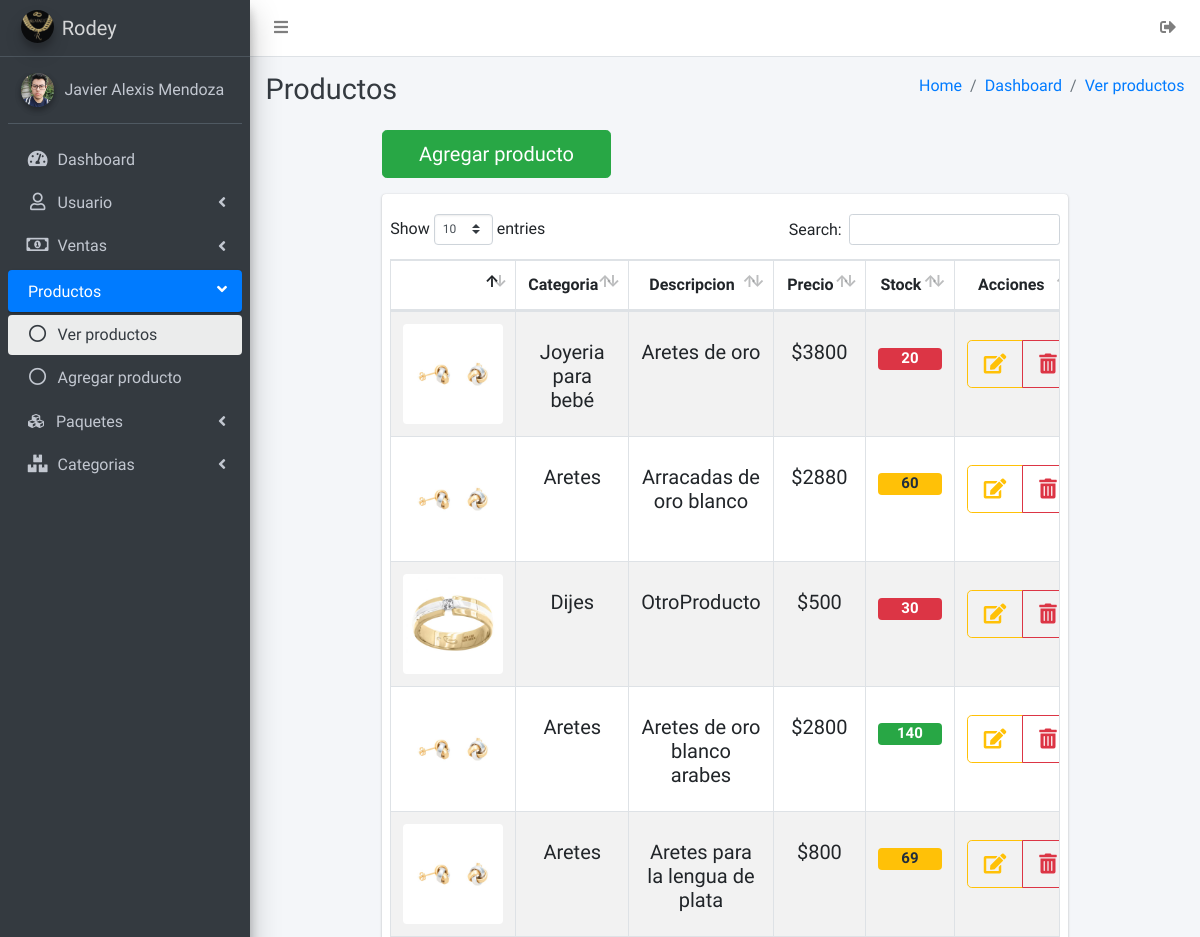
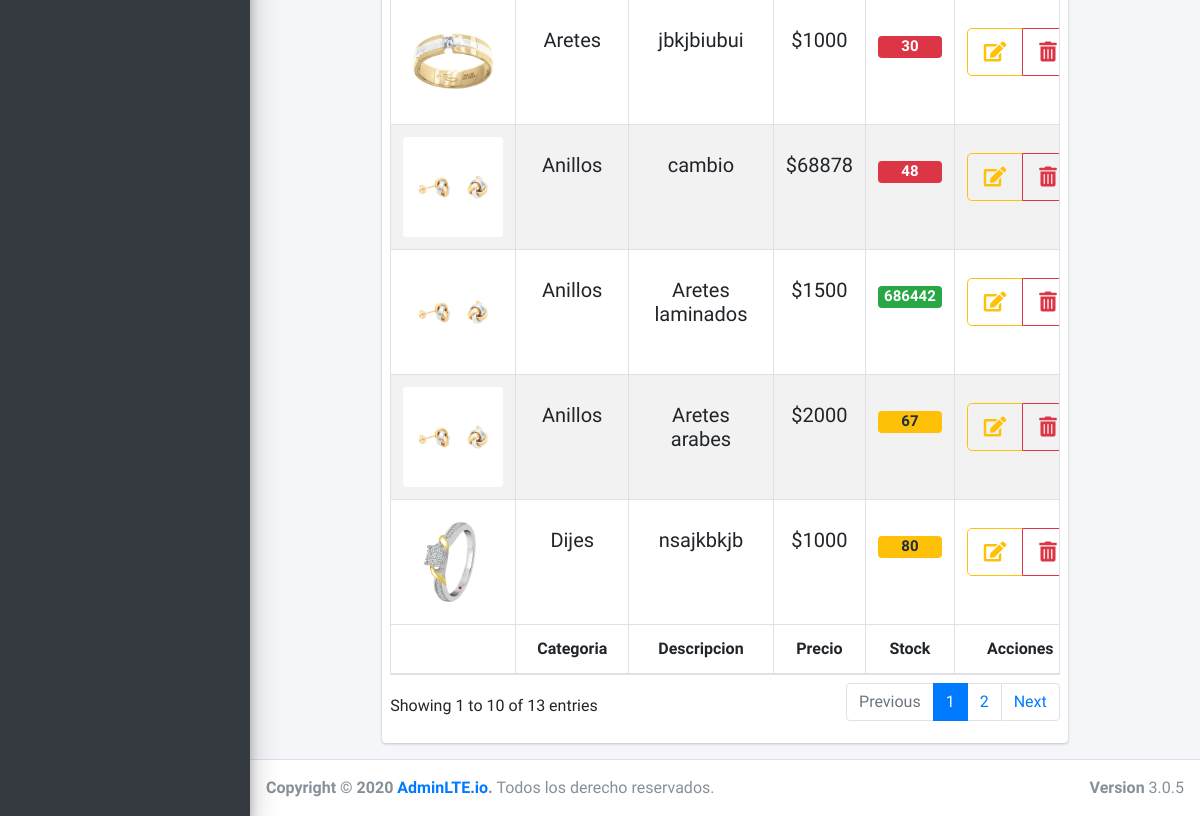
The app's page /productos/productos.php (signed in), older data (2 pictures, top to bottom).
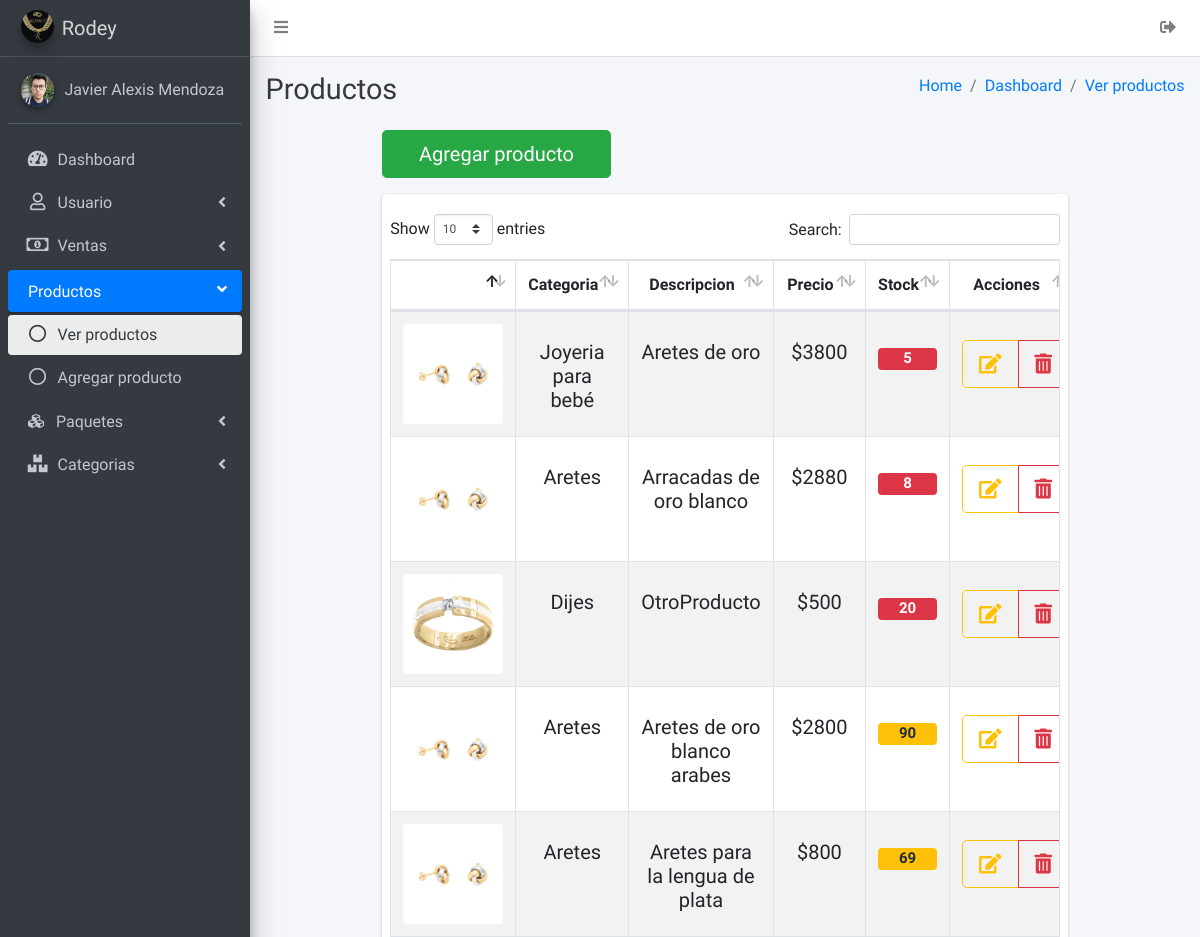
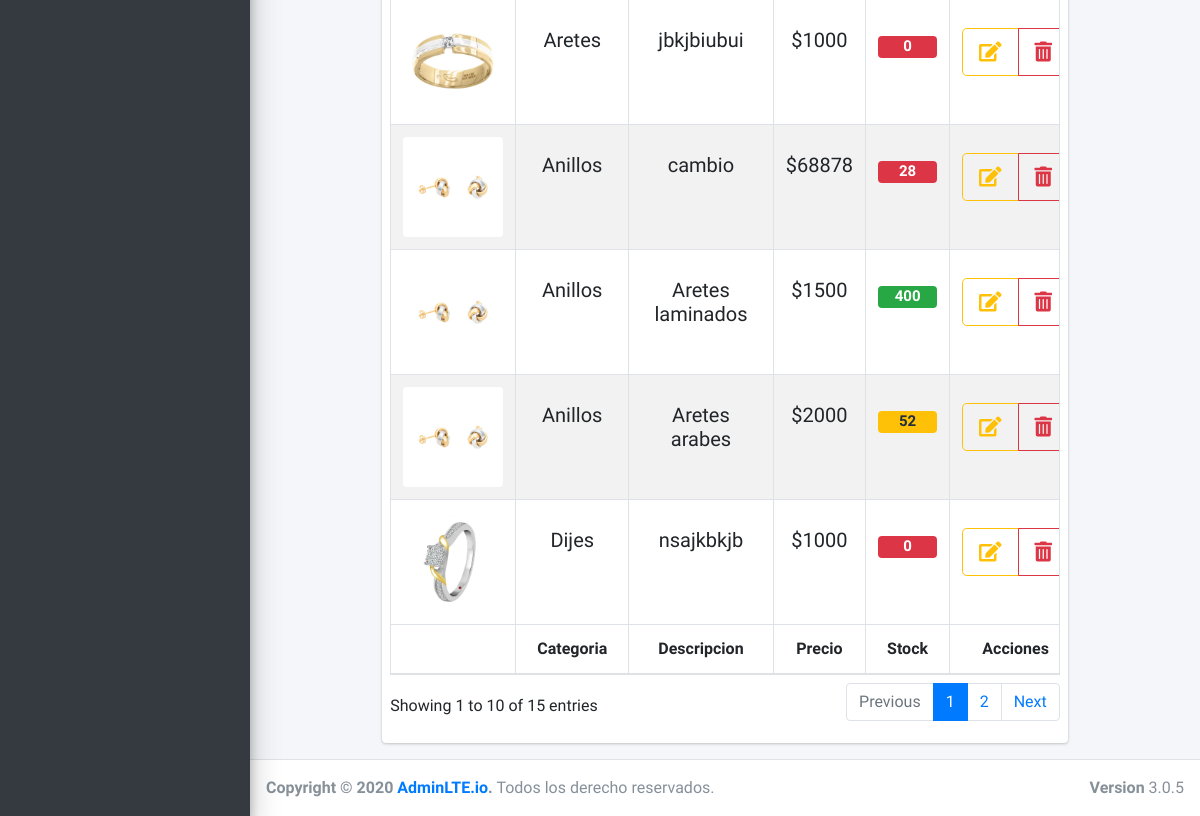
The same page, newer data (2 pictures, top to bottom).
### tables this page shows
CREATE TABLE `usuarios` (
  `idusuarios` int NOT NULL AUTO_INCREMENT,
  `nombre` varchar(45) NOT NULL,
  `apellidoP` varchar(45) NOT NULL,
  `apellidoM` varchar(45) NOT NULL,
  `numeroCelular` varchar(20) DEFAULT NULL,
  `correoElectronico` varchar(45) DEFAULT NULL,
  `direccion` varchar(100) DEFAULT NULL,
  `estado` tinyint(1) NOT NULL DEFAULT '1',
  `usuario` varchar(30) NOT NULL,
  `contraseña` varchar(300) NOT NULL,
  `imgUsuario` varchar(200) DEFAULT NULL,
  `categoria_usuario` int NOT NULL,
  PRIMARY KEY (`idusuarios`),
  KEY `fk_categoria_idx` (`categoria_usuario`),
  CONSTRAINT `fk_categoria` FOREIGN KEY (`categoria_usuario`) REFERENCES `categoria_usuario` (`idcategoria_usuario`)
);

CREATE TABLE `producto` (
  `idProducto` int NOT NULL AUTO_INCREMENT,
  `categoria_kf` int NOT NULL,
  `descripcion` varchar(150) NOT NULL,
  `costo_compra` float NOT NULL,
  `costo_venta` float NOT NULL,
  `cantidad_stock` int NOT NULL,
  `img_producto` varchar(200) DEFAULT NULL,
  PRIMARY KEY (`idProducto`),
  KEY `fk_producto_categoria_idx` (`categoria_kf`),
  CONSTRAINT `fk_producto_categoria` FOREIGN KEY (`categoria_kf`) REFERENCES `categoria_producto` (`idcategoria_producto`)
);

CREATE TABLE `categoria_producto` (
  `idcategoria_producto` int NOT NULL AUTO_INCREMENT,
  `categoria` varchar(45) NOT NULL,
  PRIMARY KEY (`idcategoria_producto`)
);

### sessionIniciada.php (called while the page is built, shortened)
<?php
if ((isset($_SESSION['idusuario']) && $_SESSION['idusuario'] != '')) {
    $idusuario = $_SESSION['idusuario'];
    include 'conexiones/conexion.php';
    $sql = "SELECT * FROM usuarios WHERE idusuarios = " . $idusuario . " and estado=1";
    $result = $conexion->query($sql);
    $mostrar = mysqli_fetch_array($result);
    $IMGUSER = $mostrar['imgUsuario'];
    $NOMBREUSER = $mostrar['nombre'] . ' ' . $mostrar['apellidoP'];
} else {
    $host  = $_SERVER['HTTP_HOST'];
    $uri   = rtrim(dirname($_SERVER['PHP_SELF']), '/\\');
    $extra = 'index.php';
    header("Location: http://$host/Admin_joyeria/$extra");
    die();
}

### productos/productos.php (the view, shortened to what this page needs)
<?php
include '../sessionIniciada.php';
?>
<!DOCTYPE html>
<html>
<head>
    <link rel="stylesheet" href="../plugins/fontawesome-free/css/all.min.css">
    <link rel="stylesheet" href="https://code.ionicframework.com/ionicons/2.0.1/css/ionicons.min.css">
    <link rel="stylesheet" href="../plugins/tempusdominus-bootstrap-4/css/tempusdominus-bootstrap-4.min.css">
    <link rel="stylesheet" href="../dist/css/adminlte.min.css">
    <link rel="stylesheet" href="../plugins/datatables-bs4/css/dataTables.bootstrap4.min.css">
    <link rel="stylesheet" href="../plugins/datatables-responsive/css/responsive.bootstrap4.min.css">
</head>
<body class="hold-transition sidebar-mini layout-fixed">
    <div class="wrapper">
        <nav class="main-header navbar navbar-expand navbar-white navbar-light">
            <ul class="navbar-nav">
                <li class="nav-item">
                    <a class="nav-link" data-widget="pushmenu" href="#" role="button"><i class="fas fa-bars"></i></a>
                </li>
            </ul>
            <ul class="navbar-nav ml-auto">
                <a class="nav-link effectoHover" data-toggle="" href="../cerrarSesion.php">
                    <i class="fas fa-sign-out-alt"></i>
                </a>
            </ul>
        </nav>
        <aside class="main-sidebar sidebar-dark-primary elevation-4">
            <a href="../main.php" class="brand-link">
                <img src="../img/logo.png" alt="AdminLTE Logo" class="brand-image img-circle elevation-3"
                    style="opacity: .8">
                <span class="brand-text font-weight-light">Rodey</span>
            </a>
            <div class="sidebar">
                <div class="user-panel mt-3 pb-3 mb-3 d-flex">
                    <div class="image">
                        <img src="<?= $IMGUSER ?>" class="img-circle elevation-2" alt="User Image">
                    </div>
                    <div class="info">
                        <a href="#" class="d-block"><?php echo $NOMBREUSER ?></a>
                    </div>
                </div>
                <nav class="mt-2">
                    <ul class="nav nav-pills nav-sidebar flex-column" data-widget="treeview" role="menu"
                        data-accordion="false">
                        <li class="nav-item">
                            <a href="../main.php" class="nav-link ">
                                <i class="nav-icon fas fa-tachometer-alt"></i>
                                <p>
                                    Dashboard
                                </p>
                            </a>
                        </li>
                        <li class="nav-item has-treeview">
                            <a href="#" class="nav-link">
                                <i class="far fa-user nav-icon"></i>
                                <p>
                                    Usuario
                                    <i class="fas fa-angle-left right"></i>
                                </p>
                            </a>
                        </li>
                        <li class="nav-item has-treeview">
                            <a href="#" class="nav-link">
                                <i class="far fa-money-bill-alt nav-icon"></i>
                                <p>
                                    Ventas
                                    <i class="fas fa-angle-left right"></i>
                                </p>
                            </a>
                        </li>
                        <li class="nav-item has-treeview menu-open">
                            <a href="#" class="nav-link active">
                                <p>
                                    Productos
                                    <i class="fas fa-angle-left right"></i>
                                </p>
                            </a>
                            <ul class="nav nav-treeview">
                                <li class="nav-item">
                                    <a href="productos.php" class="nav-link active">
                                        <i class="far fa-circle nav-icon"></i>
                                        <p>Ver productos</p>
                                    </a>
                                </li>
                                <li class="nav-item">
                                    <a href="nuevoProducto.php" class="nav-link">
                                        <i class="far fa-circle nav-icon"></i>
                                        <p>Agregar producto</p>
                                    </a>
                                </li>
                            </ul>
                        </li>
                        <li class="nav-item has-treeview ">
                            <a href="#" class="nav-link ">
                                <i class="fas fa-cubes mx-1"></i>
                                <p class="ml-1">
                                    Paquetes
                                    <i class="fas fa-angle-left right"></i>
                                </p>
                            </a>
                        </li>
                        <li class="nav-item has-treeview">
                            <a href="#" class="nav-link">
                                <i class="fas fa-boxes nav-icon"></i>
                                <p>
                                    Categorias
                                    <i class="fas fa-angle-left right"></i>
                                </p>
                            </a>
                        </li>
                    </ul>
                </nav>
            </div>
        </aside>
        <div class="content-wrapper">
            <div class="content-header">
                <div class="container-fluid">
                    <div class="row mb-2">
                        <div class="col-sm-6">
                            <h1 class="m-0 text-dark">Productos</h1>
                        </div>
                        <div class="col-sm-6">
                            <ol class="breadcrumb float-sm-right">
                                <li class="breadcrumb-item"><a href="../main.php">Home</a></li>
                                <li class="breadcrumb-item"><a href="../main.php">Dashboard</a></li>
                                <li class="breadcrumb-item disabled"><a href="productos.php">Ver productos</a></li>
                            </ol>
                        </div>
                    </div>
                </div>
            </div>
            <section class="content">
                <div class="container-fluid">
                    <div class="row justify-content-center mb-3">
                        <div class="col-lg-9 col-sm-12">
                            <a href="nuevoProducto.php" class="col-lg-4 btn-lg col-md-4 d-block btn btn-success"> Agregar producto</a>
                        </div>
                    </div>
                    <?php
                    include '../conexiones/conexion.php';
                    $sql = "CALL select_tabla_productos()";
                    $resultado = $conexion->query($sql);
                    ?>
                    <div class="row justify-content-center">
                        <div class="col-lg-9 col-sm-12">
                            <div class="card">
                                <div
                                    class="card-body w-100 px-2                                                                                                                                                                                                              ">
                                    <table id="example2"
                                        class=" table-hover table-responsive table table-striped table-bordered text-center">
                                        <thead>
                                            <tr>
                                                <th></th>
                                                <th>Categoria</th>
                                                <th>Descripcion</th>
                                                <th>Precio</th>
                                                <th>Stock</th>
                                                <th>Acciones</th>
                                            </tr>
                                        </thead>
                                        <tbody>
                                            <?php
                                            $var=0;
                                            while ($mostrar = mysqli_fetch_array($resultado)) {
                                                $img = $mostrar['img'];
                                            ?>
                                            <tr>
                                                <td><img src="../img_productos/<?= $img ?>" data-toggle="modal"
                                                        data-target="#exampleModal<?= $var ?>" class="img-rounded"
                                                        alt="" width="100"></td>
                                                <td>
                                                    <p class="mt-3 h5"><?php echo $mostrar['categoria'] ?></p>
                                                </td>
                                                <td>
                                                    <p class="mt-3 h5"><?php echo $mostrar['descripcion'] ?></p>
                                                </td>
                                                <td><strong>
                                                        <p class="mt-3 h5"><?php echo '$' . $mostrar['costo'] ?></p>
                                                    </strong></td>
                                                <td>
                                                    <p class="mt-3 h5 "><span
                                                            class="badge mt-4 <?= ($mostrar['stock'] < 50) ? "badge-danger" : (($mostrar['stock'] < 100) ? "badge-warning" : "badge-success") ?> d-block"><?php echo $mostrar['stock'] ?></span>
                                                    </p>
                                                </td>
                                                <td>
                                                    <div class="btn-group btn-group mt-3">
                                                        <a href="accionesProducto/actualizarProducto.php?id=<?= $mostrar['id_producto'] ?>"
                                                            class="btn btn-lg btn-outline-warning"><i
                                                                class="fas fa-edit"></i></a>
                                                        <a class="btn btn-lg btn-outline-danger"
                                                            href="accionesProducto/eliminarProducto.php?id=<?= $mostrar['id_producto'] ?>"><i
                                                                class="fas fa-trash-alt"></i></a>
                                                    </div>
                                                </td>
                                            </tr>
                                            <?php $var=$var+1; } ?>
                                        </tbody>
                                        <tfoot>
                                            <tr>
                                                <th></th>
                                                <th>Categoria</th>
                                                <th>Descripcion</th>
                                                <th>Precio</th>
                                                <th>Stock</th>
                                                <th>Acciones</th>
                                            </tr>
                                        </tfoot>
                                    </table>
                                </div>
                            </div>
                        </div>
                    </div>
                </div>
        </div>
        <footer class=" main-footer ">
            <strong>Copyright &copy; 2020 <a href="#">AdminLTE.io</a>.</strong> Todos los derecho reservados.
            <div class=" float-right d-none d-sm-inline-block ">
                <b>Version</b> 3.0.5
            </div>
        </footer>
    </div>
</body>
</html>

### productos/productos.php (style rules this page uses)
tbody tr td { min-width: 50px; }

Row changes from the older to the newer data that the page shows:
changed producto "Aretes de oro": cantidad_stock "20" → "5"
changed producto "Arracadas de oro blanco": cantidad_stock "60" → "8"
changed producto "OtroProducto": cantidad_stock "30" → "20"
changed producto "Aretes de oro blanco arabes": cantidad_stock "140" → "90"
changed producto "jbkjbiubui": cantidad_stock "30" → "0"
changed producto "cambio": cantidad_stock "48" → "28"
changed producto "Aretes laminados": cantidad_stock "686442" → "400"
changed producto "Aretes arabes": cantidad_stock "67" → "52"
changed producto "nsajkbkjb": cantidad_stock "80" → "0"
Text that changed along with them:
text written by a page script: "Show entries Search: Showing 1 to 10 of 13 entries Previous 1 2 Next" → "Show entries Search: Showing 1 to 10 of 15 entries Previous 1 2 Next"
